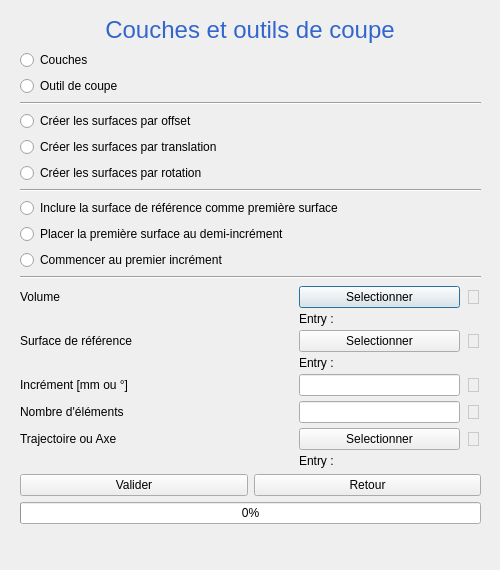
<?xml version="1.0" encoding="UTF-8"?>
<ui version="4.0">
 <class>Dialog_layersAndCutters</class>
 <widget class="QDialog" name="Dialog_layersAndCutters">
  <property name="geometry">
   <rect>
    <x>0</x>
    <y>0</y>
    <width>500</width>
    <height>570</height>
   </rect>
  </property>
  <property name="minimumSize">
   <size>
    <width>500</width>
    <height>570</height>
   </size>
  </property>
  <property name="maximumSize">
   <size>
    <width>500</width>
    <height>570</height>
   </size>
  </property>
  <property name="windowTitle">
   <string>Dialog</string>
  </property>
  <widget class="QLabel" name="labelTitle_layersAndToolsGenerator">
   <property name="geometry">
    <rect>
     <x>0</x>
     <y>0</y>
     <width>500</width>
     <height>60</height>
    </rect>
   </property>
   <property name="font">
    <font>
     <family>MS Shell Dlg 2</family>
    </font>
   </property>
   <property name="text">
    <string>&lt;html&gt;&lt;head/&gt;&lt;body&gt;&lt;p&gt;&lt;span style=&quot; font-size:18pt; color:#3366cc;&quot;&gt;Couches et outils de coupe&lt;/span&gt;&lt;/p&gt;&lt;/body&gt;&lt;/html&gt;</string>
   </property>
   <property name="alignment">
    <set>Qt::AlignCenter</set>
   </property>
  </widget>
  <widget class="QWidget" name="verticalLayoutWidget_4">
   <property name="geometry">
    <rect>
     <x>20</x>
     <y>50</y>
     <width>461</width>
     <height>511</height>
    </rect>
   </property>
   <layout class="QVBoxLayout" name="verticalLayout">
    <item>
     <layout class="QVBoxLayout" name="verticalLayout_LayersOrCuttingTool">
      <item>
       <widget class="QRadioButton" name="radioButton_createLayers">
        <property name="text">
         <string>Couches</string>
        </property>
       </widget>
      </item>
      <item>
       <widget class="QRadioButton" name="radioButton_createCuttingTools">
        <property name="text">
         <string>Outil de coupe</string>
        </property>
       </widget>
      </item>
     </layout>
    </item>
    <item>
     <widget class="Line" name="line">
      <property name="orientation">
       <enum>Qt::Horizontal</enum>
      </property>
     </widget>
    </item>
    <item>
     <layout class="QVBoxLayout" name="verticalLayout_offsetOrTranslation">
      <item>
       <widget class="QRadioButton" name="radioButton_offset">
        <property name="text">
         <string>Créer les surfaces par offset</string>
        </property>
       </widget>
      </item>
      <item>
       <widget class="QRadioButton" name="radioButton_translation">
        <property name="text">
         <string>Créer les surfaces par translation</string>
        </property>
       </widget>
      </item>
      <item>
       <widget class="QRadioButton" name="radioButton_rotation">
        <property name="text">
         <string>Créer les surfaces par rotation</string>
        </property>
       </widget>
      </item>
     </layout>
    </item>
    <item>
     <widget class="Line" name="line_3">
      <property name="orientation">
       <enum>Qt::Horizontal</enum>
      </property>
     </widget>
    </item>
    <item>
     <layout class="QVBoxLayout" name="verticalLayout_firstSurfaceOptions">
      <item>
       <widget class="QRadioButton" name="radioButton_refIsFirst">
        <property name="text">
         <string>Inclure la surface de référence comme première surface</string>
        </property>
       </widget>
      </item>
      <item>
       <widget class="QRadioButton" name="radioButton_firstIsHalfStep">
        <property name="text">
         <string>Placer la première surface au demi-incrément</string>
        </property>
       </widget>
      </item>
      <item>
       <widget class="QRadioButton" name="radioButton_noOption">
        <property name="text">
         <string>Commencer au premier incrément</string>
        </property>
       </widget>
      </item>
     </layout>
    </item>
    <item>
     <widget class="Line" name="line_2">
      <property name="orientation">
       <enum>Qt::Horizontal</enum>
      </property>
     </widget>
    </item>
    <item>
     <layout class="QGridLayout" name="gridLayout_userEntries">
      <property name="verticalSpacing">
       <number>3</number>
      </property>
      <item row="4" column="3">
       <widget class="QLabel" name="label_incrementValidation">
        <property name="enabled">
         <bool>false</bool>
        </property>
        <property name="text">
         <string>&lt;span style = 'font-size:20px'&gt; &amp;#129324;&lt;/span&gt;</string>
        </property>
       </widget>
      </item>
      <item row="3" column="2">
       <widget class="QLabel" name="label_surfaceEntry">
        <property name="text">
         <string>Entry :</string>
        </property>
       </widget>
      </item>
      <item row="7" column="2">
       <widget class="QLabel" name="label_translationTrajectoryEntry">
        <property name="text">
         <string>Entry :</string>
        </property>
       </widget>
      </item>
      <item row="1" column="2">
       <widget class="QLabel" name="label_volumeEntry">
        <property name="text">
         <string>Entry :</string>
        </property>
       </widget>
      </item>
      <item row="0" column="3">
       <widget class="QLabel" name="label_volumValidation">
        <property name="enabled">
         <bool>false</bool>
        </property>
        <property name="text">
         <string>&lt;span style = 'font-size:20px'&gt; &amp;#129324;&lt;/span&gt;</string>
        </property>
       </widget>
      </item>
      <item row="0" column="2">
       <widget class="QPushButton" name="pushButton_setectVolume">
        <property name="text">
         <string>Selectionner</string>
        </property>
       </widget>
      </item>
      <item row="4" column="2">
       <widget class="QLineEdit" name="lineEdit_increment"/>
      </item>
      <item row="5" column="2">
       <widget class="QLineEdit" name="lineEdit_numberOfSurfaces"/>
      </item>
      <item row="4" column="0">
       <widget class="QLabel" name="label_increment">
        <property name="text">
         <string>Incrément [mm ou °]</string>
        </property>
       </widget>
      </item>
      <item row="6" column="0">
       <widget class="QLabel" name="label_translationTrajectory">
        <property name="text">
         <string>Trajectoire ou Axe</string>
        </property>
       </widget>
      </item>
      <item row="2" column="3">
       <widget class="QLabel" name="label_surfaceValidation">
        <property name="enabled">
         <bool>false</bool>
        </property>
        <property name="text">
         <string>&lt;span style = 'font-size:20px'&gt; &amp;#129324;&lt;/span&gt;</string>
        </property>
       </widget>
      </item>
      <item row="6" column="2">
       <widget class="QPushButton" name="pushButton_translationTrajectory">
        <property name="text">
         <string>Selectionner</string>
        </property>
       </widget>
      </item>
      <item row="0" column="1">
       <spacer name="horizontalSpacer">
        <property name="orientation">
         <enum>Qt::Horizontal</enum>
        </property>
        <property name="sizeHint" stdset="0">
         <size>
          <width>40</width>
          <height>20</height>
         </size>
        </property>
       </spacer>
      </item>
      <item row="5" column="3">
       <widget class="QLabel" name="label_numberOfSurfacesValidation">
        <property name="enabled">
         <bool>false</bool>
        </property>
        <property name="text">
         <string>&lt;span style = 'font-size:20px'&gt; &amp;#129324;&lt;/span&gt;</string>
        </property>
       </widget>
      </item>
      <item row="5" column="0">
       <widget class="QLabel" name="label_numberOfSurfaces">
        <property name="text">
         <string>Nombre d'éléments</string>
        </property>
       </widget>
      </item>
      <item row="6" column="3">
       <widget class="QLabel" name="label_translationTrajectoryValidation">
        <property name="enabled">
         <bool>false</bool>
        </property>
        <property name="text">
         <string>&lt;span style = 'font-size:20px'&gt; &amp;#129324;&lt;/span&gt;</string>
        </property>
       </widget>
      </item>
      <item row="2" column="0">
       <widget class="QLabel" name="label_referntialSurface">
        <property name="text">
         <string>Surface de référence</string>
        </property>
       </widget>
      </item>
      <item row="2" column="2">
       <widget class="QPushButton" name="pushButton_selectSurface">
        <property name="text">
         <string>Selectionner</string>
        </property>
       </widget>
      </item>
      <item row="0" column="0">
       <widget class="QLabel" name="label_volume">
        <property name="text">
         <string>Volume</string>
        </property>
       </widget>
      </item>
     </layout>
    </item>
    <item>
     <layout class="QHBoxLayout" name="horizontalLayout_validateReturn">
      <item>
       <widget class="QPushButton" name="pushButton_Validation">
        <property name="text">
         <string>Valider</string>
        </property>
       </widget>
      </item>
      <item>
       <widget class="QPushButton" name="pushButton_return">
        <property name="text">
         <string>Retour</string>
        </property>
       </widget>
      </item>
     </layout>
    </item>
    <item>
     <widget class="QProgressBar" name="progressBar">
      <property name="value">
       <number>0</number>
      </property>
     </widget>
    </item>
    <item>
     <spacer name="verticalSpacer_2">
      <property name="orientation">
       <enum>Qt::Vertical</enum>
      </property>
      <property name="sizeHint" stdset="0">
       <size>
        <width>20</width>
        <height>40</height>
       </size>
      </property>
     </spacer>
    </item>
   </layout>
  </widget>
 </widget>
 <tabstops>
  <tabstop>pushButton_Validation</tabstop>
  <tabstop>pushButton_return</tabstop>
  <tabstop>radioButton_createLayers</tabstop>
  <tabstop>radioButton_createCuttingTools</tabstop>
  <tabstop>radioButton_offset</tabstop>
  <tabstop>radioButton_translation</tabstop>
  <tabstop>radioButton_refIsFirst</tabstop>
  <tabstop>radioButton_firstIsHalfStep</tabstop>
  <tabstop>radioButton_noOption</tabstop>
  <tabstop>pushButton_setectVolume</tabstop>
  <tabstop>pushButton_selectSurface</tabstop>
  <tabstop>lineEdit_increment</tabstop>
  <tabstop>lineEdit_numberOfSurfaces</tabstop>
  <tabstop>pushButton_translationTrajectory</tabstop>
 </tabstops>
 <resources/>
 <connections>
  <connection>
   <sender>pushButton_setectVolume</sender>
   <signal>clicked()</signal>
   <receiver>label_volumValidation</receiver>
   <slot>show()</slot>
   <hints>
    <hint type="sourcelabel">
     <x>444</x>
     <y>304</y>
    </hint>
    <hint type="destinationlabel">
     <x>478</x>
     <y>304</y>
    </hint>
   </hints>
  </connection>
  <connection>
   <sender>pushButton_selectSurface</sender>
   <signal>clicked()</signal>
   <receiver>label_surfaceValidation</receiver>
   <slot>show()</slot>
   <hints>
    <hint type="sourcelabel">
     <x>444</x>
     <y>354</y>
    </hint>
    <hint type="destinationlabel">
     <x>478</x>
     <y>354</y>
    </hint>
   </hints>
  </connection>
  <connection>
   <sender>lineEdit_increment</sender>
   <signal>editingFinished()</signal>
   <receiver>label_incrementValidation</receiver>
   <slot>show()</slot>
   <hints>
    <hint type="sourcelabel">
     <x>405</x>
     <y>381</y>
    </hint>
    <hint type="destinationlabel">
     <x>464</x>
     <y>377</y>
    </hint>
   </hints>
  </connection>
  <connection>
   <sender>lineEdit_numberOfSurfaces</sender>
   <signal>editingFinished()</signal>
   <receiver>label_numberOfSurfacesValidation</receiver>
   <slot>show()</slot>
   <hints>
    <hint type="sourcelabel">
     <x>444</x>
     <y>430</y>
    </hint>
    <hint type="destinationlabel">
     <x>466</x>
     <y>409</y>
    </hint>
   </hints>
  </connection>
  <connection>
   <sender>pushButton_translationTrajectory</sender>
   <signal>clicked()</signal>
   <receiver>label_translationTrajectoryValidation</receiver>
   <slot>show()</slot>
   <hints>
    <hint type="sourcelabel">
     <x>444</x>
     <y>464</y>
    </hint>
    <hint type="destinationlabel">
     <x>478</x>
     <y>464</y>
    </hint>
   </hints>
  </connection>
  <connection>
   <sender>pushButton_translationTrajectory</sender>
   <signal>clicked()</signal>
   <receiver>label_translationTrajectoryEntry</receiver>
   <slot>show()</slot>
   <hints>
    <hint type="sourcelabel">
     <x>444</x>
     <y>464</y>
    </hint>
    <hint type="destinationlabel">
     <x>444</x>
     <y>483</y>
    </hint>
   </hints>
  </connection>
  <connection>
   <sender>pushButton_selectSurface</sender>
   <signal>clicked()</signal>
   <receiver>label_surfaceEntry</receiver>
   <slot>show()</slot>
   <hints>
    <hint type="sourcelabel">
     <x>444</x>
     <y>354</y>
    </hint>
    <hint type="destinationlabel">
     <x>444</x>
     <y>373</y>
    </hint>
   </hints>
  </connection>
  <connection>
   <sender>pushButton_setectVolume</sender>
   <signal>clicked()</signal>
   <receiver>label_volumeEntry</receiver>
   <slot>show()</slot>
   <hints>
    <hint type="sourcelabel">
     <x>444</x>
     <y>304</y>
    </hint>
    <hint type="destinationlabel">
     <x>444</x>
     <y>323</y>
    </hint>
   </hints>
  </connection>
  <connection>
   <sender>pushButton_Validation</sender>
   <signal>clicked()</signal>
   <receiver>progressBar</receiver>
   <slot>show()</slot>
   <hints>
    <hint type="sourcelabel">
     <x>203</x>
     <y>504</y>
    </hint>
    <hint type="destinationlabel">
     <x>206</x>
     <y>538</y>
    </hint>
   </hints>
  </connection>
  <connection>
   <sender>radioButton_offset</sender>
   <signal>clicked()</signal>
   <receiver>label_translationTrajectory</receiver>
   <slot>hide()</slot>
   <hints>
    <hint type="sourcelabel">
     <x>47</x>
     <y>119</y>
    </hint>
    <hint type="destinationlabel">
     <x>37</x>
     <y>464</y>
    </hint>
   </hints>
  </connection>
  <connection>
   <sender>radioButton_offset</sender>
   <signal>clicked()</signal>
   <receiver>pushButton_translationTrajectory</receiver>
   <slot>hide()</slot>
   <hints>
    <hint type="sourcelabel">
     <x>56</x>
     <y>120</y>
    </hint>
    <hint type="destinationlabel">
     <x>444</x>
     <y>464</y>
    </hint>
   </hints>
  </connection>
  <connection>
   <sender>radioButton_offset</sender>
   <signal>clicked()</signal>
   <receiver>label_translationTrajectoryValidation</receiver>
   <slot>hide()</slot>
   <hints>
    <hint type="sourcelabel">
     <x>78</x>
     <y>118</y>
    </hint>
    <hint type="destinationlabel">
     <x>478</x>
     <y>464</y>
    </hint>
   </hints>
  </connection>
  <connection>
   <sender>radioButton_offset</sender>
   <signal>clicked()</signal>
   <receiver>label_translationTrajectoryEntry</receiver>
   <slot>hide()</slot>
   <hints>
    <hint type="sourcelabel">
     <x>94</x>
     <y>118</y>
    </hint>
    <hint type="destinationlabel">
     <x>444</x>
     <y>483</y>
    </hint>
   </hints>
  </connection>
  <connection>
   <sender>radioButton_translation</sender>
   <signal>clicked()</signal>
   <receiver>label_translationTrajectory</receiver>
   <slot>show()</slot>
   <hints>
    <hint type="sourcelabel">
     <x>120</x>
     <y>164</y>
    </hint>
    <hint type="destinationlabel">
     <x>120</x>
     <y>464</y>
    </hint>
   </hints>
  </connection>
  <connection>
   <sender>radioButton_translation</sender>
   <signal>clicked()</signal>
   <receiver>pushButton_translationTrajectory</receiver>
   <slot>show()</slot>
   <hints>
    <hint type="sourcelabel">
     <x>137</x>
     <y>147</y>
    </hint>
    <hint type="destinationlabel">
     <x>444</x>
     <y>464</y>
    </hint>
   </hints>
  </connection>
  <connection>
   <sender>radioButton_translation</sender>
   <signal>clicked()</signal>
   <receiver>label_translationTrajectoryValidation</receiver>
   <slot>show()</slot>
   <hints>
    <hint type="sourcelabel">
     <x>155</x>
     <y>146</y>
    </hint>
    <hint type="destinationlabel">
     <x>478</x>
     <y>464</y>
    </hint>
   </hints>
  </connection>
  <connection>
   <sender>radioButton_translation</sender>
   <signal>clicked()</signal>
   <receiver>label_translationTrajectoryEntry</receiver>
   <slot>show()</slot>
   <hints>
    <hint type="sourcelabel">
     <x>177</x>
     <y>149</y>
    </hint>
    <hint type="destinationlabel">
     <x>444</x>
     <y>483</y>
    </hint>
   </hints>
  </connection>
  <connection>
   <sender>radioButton_createLayers</sender>
   <signal>clicked()</signal>
   <receiver>radioButton_offset</receiver>
   <slot>show()</slot>
   <hints>
    <hint type="sourcelabel">
     <x>104</x>
     <y>59</y>
    </hint>
    <hint type="destinationlabel">
     <x>98</x>
     <y>137</y>
    </hint>
   </hints>
  </connection>
  <connection>
   <sender>radioButton_createLayers</sender>
   <signal>clicked()</signal>
   <receiver>radioButton_translation</receiver>
   <slot>show()</slot>
   <hints>
    <hint type="sourcelabel">
     <x>72</x>
     <y>59</y>
    </hint>
    <hint type="destinationlabel">
     <x>74</x>
     <y>164</y>
    </hint>
   </hints>
  </connection>
  <connection>
   <sender>radioButton_createCuttingTools</sender>
   <signal>clicked()</signal>
   <receiver>radioButton_offset</receiver>
   <slot>show()</slot>
   <hints>
    <hint type="sourcelabel">
     <x>285</x>
     <y>98</y>
    </hint>
    <hint type="destinationlabel">
     <x>283</x>
     <y>122</y>
    </hint>
   </hints>
  </connection>
  <connection>
   <sender>radioButton_createCuttingTools</sender>
   <signal>clicked()</signal>
   <receiver>radioButton_translation</receiver>
   <slot>show()</slot>
   <hints>
    <hint type="sourcelabel">
     <x>358</x>
     <y>87</y>
    </hint>
    <hint type="destinationlabel">
     <x>354</x>
     <y>164</y>
    </hint>
   </hints>
  </connection>
 </connections>
</ui>
